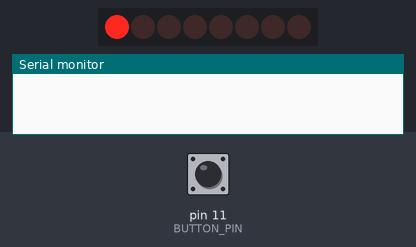
Bench run of a sketch on a simulated Arduino Uno, built with avr-gcc and run on an emulated ATmega328P. Shown: 8 shift-register outputs drawn as a row of LEDs (first output left, lit = HIGH), the last lines printed to the serial monitor. Wiring (inferred from the names in the program): shift register (74HC595): data pin 10; shift clock pin 8; latch pin 9. Wiring (inferred from the signals the program sends): row of LEDs: on Q0, Q1, Q2, Q3, Q4, Q5, Q6, Q7. The test bench sets the inputs (shaded band); at power-on: pin 11 (BUTTON_PIN) HIGH.

Above: at 1.1 s.
At 2.6 s:
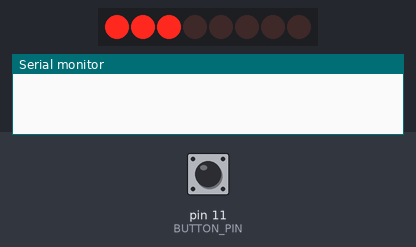
2.7 s: pin 11 (BUTTON_PIN) pulled LOW for 3.2 s
At 11.05 s:
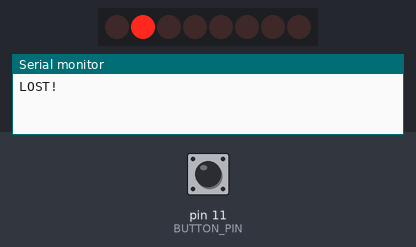
11.9 s: pin 11 (BUTTON_PIN) pulled LOW for 0.45 s
At 16.3 s:
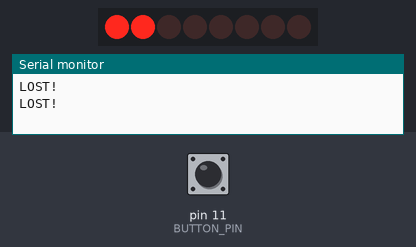
Timing chart, 0 to 20.4 s (numbered marks = the images above; inputs shaded):
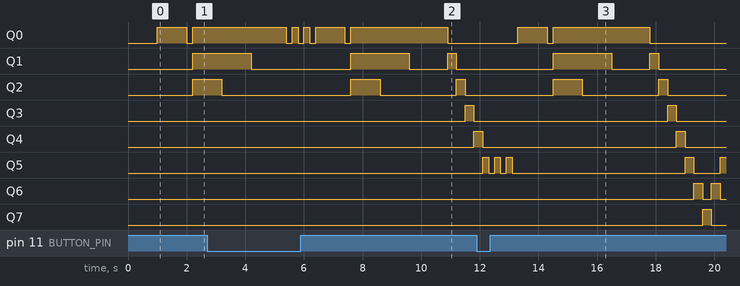

The sketch:

shift_register.ino
```cpp
int DATA_PIN = 10;
int LATCH_PIN = 9;
int CLOCK_PIN = 8;
int BUTTON_PIN = 11;
int BUTTON_LED_NUMBER = 5;

int initialDelay = 300;
int level = 1;

int ledAnimationSequence[] = {
  0b10000000,
  0b01000000,
  0b00100000,
  0b00010000,
  0b00001000,
  0b00000100,
  0b00000010,
  0b00000001,
  0b00000010,
  0b00000100,
  0b00001000,
  0b00010000,
  0b00100000,
  0b01000000,
};

int ledAnimationLength = sizeof(ledAnimationSequence) / sizeof(ledAnimationSequence[0]);

int startAnimationSequence[] = {
  0b11100000,
  0b11000000,
  0b10000000,
};

int startAnimationLength = sizeof(startAnimationSequence) / sizeof(startAnimationSequence[0]);

void setup() {
  pinMode(DATA_PIN, OUTPUT);
  pinMode(LATCH_PIN, OUTPUT);
  pinMode(CLOCK_PIN, OUTPUT);
  pinMode(BUTTON_PIN, INPUT_PULLUP);
  Serial.begin(9600);
  delay(1000);
}

void loop() {
  int currentDelay = initialDelay / level;
  showLevel(level);
  startGame();

  int counter = 0;

  while(digitalRead(BUTTON_PIN) == HIGH) {
    writeLeds(ledAnimationSequence[counter]);
    counter++;

    if (counter == ledAnimationLength) {
      counter = 0;
    }

    delay(currentDelay);
  }

  showResult(counter);

  if (counter == BUTTON_LED_NUMBER - 1) {
    Serial.println("WON!");
    level++;
  } else {
    Serial.println("LOST!");
    level = 1;
  }

}


void startGame() {
  for (int i = 0; i < startAnimationLength; i++) {
    writeLeds(startAnimationSequence[i]);
    delay(1000);
  }
}

void writeLeds(int leds) {
  digitalWrite(LATCH_PIN, LOW);
  shiftOut(DATA_PIN, CLOCK_PIN, LSBFIRST, leds);
  digitalWrite(LATCH_PIN, HIGH);
}

void showLevel(int level) {
  writeLeds(ledAnimationSequence[level - 1]);
  delay(1000);
  writeLeds(0);
  delay(200);
}

void showResult(int counter) {
  for (int i = 0; i < 3; i++) {
    writeLeds(ledAnimationSequence[counter]);
    delay(200);
    writeLeds(0);
    delay(200);
  }
}
```
